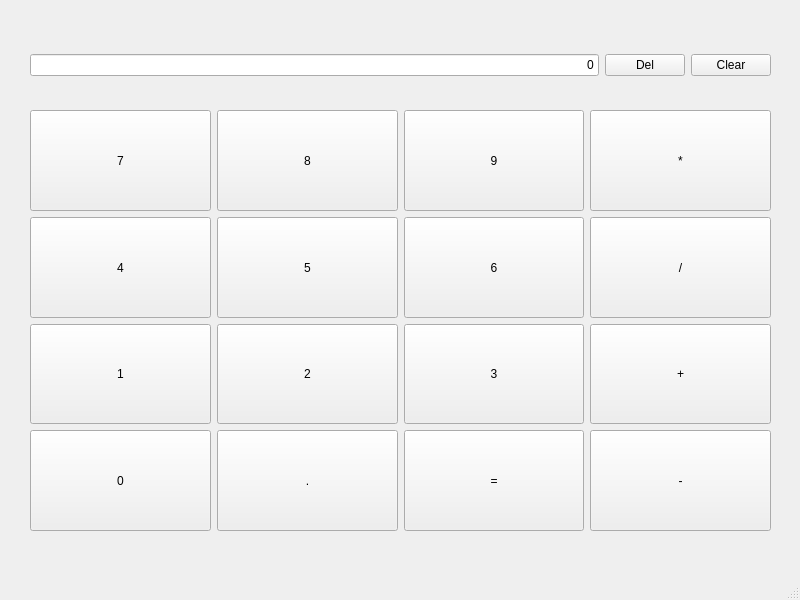
<?xml version="1.0" encoding="UTF-8"?>
<ui version="4.0">
 <class>MainWindow</class>
 <widget class="QMainWindow" name="MainWindow">
  <property name="geometry">
   <rect>
    <x>0</x>
    <y>0</y>
    <width>800</width>
    <height>600</height>
   </rect>
  </property>
  <property name="windowTitle">
   <string>SimpleCalc</string>
  </property>
  <widget class="QWidget" name="centralwidget">
   <widget class="QWidget" name="horizontalLayoutWidget">
    <property name="geometry">
     <rect>
      <x>30</x>
      <y>30</y>
      <width>741</width>
      <height>71</height>
     </rect>
    </property>
    <layout class="QHBoxLayout" name="horizontalLayout">
     <item>
      <widget class="QLineEdit" name="result">
       <property name="layoutDirection">
        <enum>Qt::LeftToRight</enum>
       </property>
       <property name="text">
        <string>0</string>
       </property>
       <property name="alignment">
        <set>Qt::AlignRight|Qt::AlignTrailing|Qt::AlignVCenter</set>
       </property>
      </widget>
     </item>
     <item>
      <widget class="QPushButton" name="bDel">
       <property name="text">
        <string>Del</string>
       </property>
      </widget>
     </item>
     <item>
      <widget class="QPushButton" name="bClear">
       <property name="text">
        <string>Clear</string>
       </property>
      </widget>
     </item>
    </layout>
   </widget>
   <widget class="QWidget" name="gridLayoutWidget">
    <property name="geometry">
     <rect>
      <x>30</x>
      <y>110</y>
      <width>741</width>
      <height>421</height>
     </rect>
    </property>
    <property name="sizePolicy">
     <sizepolicy hsizetype="Preferred" vsizetype="Expanding">
      <horstretch>0</horstretch>
      <verstretch>0</verstretch>
     </sizepolicy>
    </property>
    <layout class="QGridLayout" name="gridLayout">
     <item row="0" column="2">
      <widget class="QPushButton" name="b9">
       <property name="sizePolicy">
        <sizepolicy hsizetype="Minimum" vsizetype="Expanding">
         <horstretch>0</horstretch>
         <verstretch>0</verstretch>
        </sizepolicy>
       </property>
       <property name="text">
        <string>9</string>
       </property>
      </widget>
     </item>
     <item row="1" column="0">
      <widget class="QPushButton" name="b4">
       <property name="sizePolicy">
        <sizepolicy hsizetype="Minimum" vsizetype="Expanding">
         <horstretch>0</horstretch>
         <verstretch>0</verstretch>
        </sizepolicy>
       </property>
       <property name="text">
        <string>4</string>
       </property>
      </widget>
     </item>
     <item row="0" column="1">
      <widget class="QPushButton" name="b8">
       <property name="sizePolicy">
        <sizepolicy hsizetype="Minimum" vsizetype="Expanding">
         <horstretch>0</horstretch>
         <verstretch>0</verstretch>
        </sizepolicy>
       </property>
       <property name="text">
        <string>8</string>
       </property>
      </widget>
     </item>
     <item row="1" column="1">
      <widget class="QPushButton" name="b5">
       <property name="sizePolicy">
        <sizepolicy hsizetype="Minimum" vsizetype="Expanding">
         <horstretch>0</horstretch>
         <verstretch>0</verstretch>
        </sizepolicy>
       </property>
       <property name="text">
        <string>5</string>
       </property>
      </widget>
     </item>
     <item row="1" column="2">
      <widget class="QPushButton" name="b6">
       <property name="sizePolicy">
        <sizepolicy hsizetype="Minimum" vsizetype="Expanding">
         <horstretch>0</horstretch>
         <verstretch>0</verstretch>
        </sizepolicy>
       </property>
       <property name="text">
        <string>6</string>
       </property>
      </widget>
     </item>
     <item row="0" column="3">
      <widget class="QPushButton" name="bMult">
       <property name="sizePolicy">
        <sizepolicy hsizetype="Minimum" vsizetype="Expanding">
         <horstretch>0</horstretch>
         <verstretch>0</verstretch>
        </sizepolicy>
       </property>
       <property name="text">
        <string>*</string>
       </property>
      </widget>
     </item>
     <item row="2" column="3">
      <widget class="QPushButton" name="bPlus">
       <property name="sizePolicy">
        <sizepolicy hsizetype="Minimum" vsizetype="Expanding">
         <horstretch>0</horstretch>
         <verstretch>0</verstretch>
        </sizepolicy>
       </property>
       <property name="text">
        <string>+</string>
       </property>
      </widget>
     </item>
     <item row="2" column="0">
      <widget class="QPushButton" name="b1">
       <property name="sizePolicy">
        <sizepolicy hsizetype="Minimum" vsizetype="Expanding">
         <horstretch>0</horstretch>
         <verstretch>0</verstretch>
        </sizepolicy>
       </property>
       <property name="text">
        <string>1</string>
       </property>
      </widget>
     </item>
     <item row="2" column="2">
      <widget class="QPushButton" name="b3">
       <property name="sizePolicy">
        <sizepolicy hsizetype="Minimum" vsizetype="Expanding">
         <horstretch>0</horstretch>
         <verstretch>0</verstretch>
        </sizepolicy>
       </property>
       <property name="text">
        <string>3</string>
       </property>
      </widget>
     </item>
     <item row="2" column="1">
      <widget class="QPushButton" name="b2">
       <property name="sizePolicy">
        <sizepolicy hsizetype="Minimum" vsizetype="Expanding">
         <horstretch>0</horstretch>
         <verstretch>0</verstretch>
        </sizepolicy>
       </property>
       <property name="text">
        <string>2</string>
       </property>
      </widget>
     </item>
     <item row="1" column="3">
      <widget class="QPushButton" name="bDivide">
       <property name="sizePolicy">
        <sizepolicy hsizetype="Minimum" vsizetype="Expanding">
         <horstretch>0</horstretch>
         <verstretch>0</verstretch>
        </sizepolicy>
       </property>
       <property name="text">
        <string>/</string>
       </property>
      </widget>
     </item>
     <item row="0" column="0">
      <widget class="QPushButton" name="b7">
       <property name="sizePolicy">
        <sizepolicy hsizetype="Minimum" vsizetype="Expanding">
         <horstretch>0</horstretch>
         <verstretch>0</verstretch>
        </sizepolicy>
       </property>
       <property name="text">
        <string>7</string>
       </property>
      </widget>
     </item>
     <item row="3" column="0">
      <widget class="QPushButton" name="b0">
       <property name="sizePolicy">
        <sizepolicy hsizetype="Minimum" vsizetype="Expanding">
         <horstretch>0</horstretch>
         <verstretch>0</verstretch>
        </sizepolicy>
       </property>
       <property name="text">
        <string>0</string>
       </property>
      </widget>
     </item>
     <item row="3" column="1">
      <widget class="QPushButton" name="bDot">
       <property name="sizePolicy">
        <sizepolicy hsizetype="Minimum" vsizetype="Expanding">
         <horstretch>0</horstretch>
         <verstretch>0</verstretch>
        </sizepolicy>
       </property>
       <property name="text">
        <string>.</string>
       </property>
      </widget>
     </item>
     <item row="3" column="2">
      <widget class="QPushButton" name="bRun">
       <property name="sizePolicy">
        <sizepolicy hsizetype="Minimum" vsizetype="Expanding">
         <horstretch>0</horstretch>
         <verstretch>0</verstretch>
        </sizepolicy>
       </property>
       <property name="text">
        <string>=</string>
       </property>
      </widget>
     </item>
     <item row="3" column="3">
      <widget class="QPushButton" name="bMinus">
       <property name="sizePolicy">
        <sizepolicy hsizetype="Minimum" vsizetype="Expanding">
         <horstretch>0</horstretch>
         <verstretch>0</verstretch>
        </sizepolicy>
       </property>
       <property name="text">
        <string>-</string>
       </property>
      </widget>
     </item>
    </layout>
   </widget>
  </widget>
  <widget class="QStatusBar" name="statusbar"/>
 </widget>
 <resources/>
 <connections/>
</ui>
